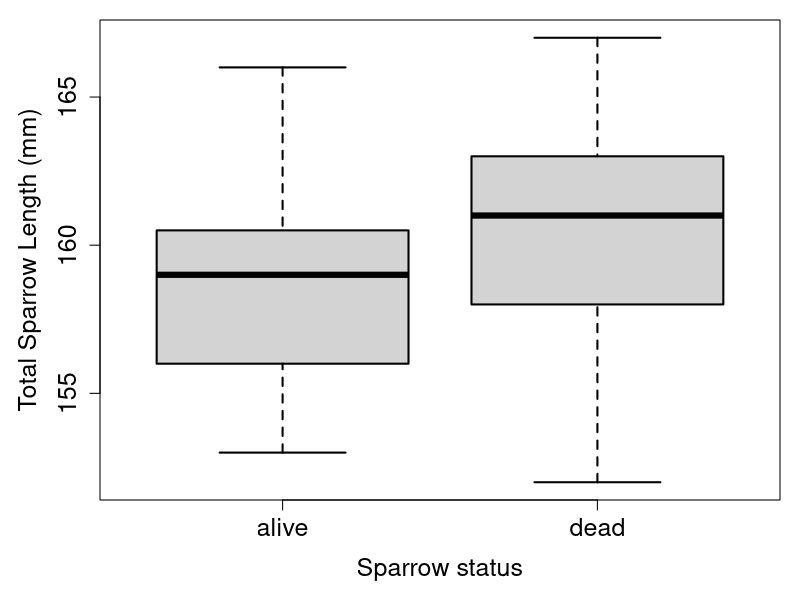

The R source for this figure:
## ---- chunk 1
dat  <- read.csv(file = "data/Bumpus_data.csv");
res  <- t.test(formula = dat$totlen ~ dat$surv, alternative = "less", 
               var.equal = TRUE); # Two sample t-test results
tval <- as.numeric(res$statistic); # Get the t-test statistic
pval <- res$p.value; # Get the p value from the t-test results
live <- as.numeric(res$estimate[1]); # Get mean length of living sparrows
dead <- as.numeric(res$estimate[2]); # Get mean length of dying sparrows
## ---- chunk 2
total_len_alive <- dat$totlen[dat$surv == "alive"];
total_len_dead  <- dat$totlen[dat$surv == "dead"];
summary_alive   <- summary(total_len_alive);
summary_dead    <- summary(total_len_dead);
## ---- chunk 3
par(mar = c(5, 5, 1, 1));
plot(x = as.factor(dat$surv), y = dat$totlen, cex.axis = 1.5, lwd = 2,
     ylab = "Total Sparrow Length (mm)", cex.lab = 1.5, 
     xlab = "Sparrow status");
## ---- chunk 4
library(knitr);
kable(x = dat[1:10,], caption = "First ten rows of the original data set collected by Hermon Bumpus");
